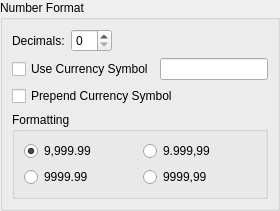
                <widget class="QWidget" name="page_14">
                 <layout class="QVBoxLayout" name="verticalLayout_24">
                  <property name="leftMargin">
                   <number>0</number>
                  </property>
                  <property name="topMargin">
                   <number>0</number>
                  </property>
                  <property name="rightMargin">
                   <number>0</number>
                  </property>
                  <property name="bottomMargin">
                   <number>0</number>
                  </property>
                  <item>
                   <widget class="QGroupBox" name="NumbGroup">
                    <property name="title">
                     <string>Number Format</string>
                    </property>
                    <layout class="QVBoxLayout" name="verticalLayout_25">
                     <item>
                      <layout class="QHBoxLayout" name="horizontalLayout_13">
                       <item>
                        <widget class="QLabel" name="label_23">
                         <property name="text">
                          <string>Decimals:</string>
                         </property>
                        </widget>
                       </item>
                       <item>
                        <widget class="QSpinBox" name="Decim">
                         <property name="minimum">
                          <number>0</number>
                         </property>
                         <property name="maximum">
                          <number>12</number>
                         </property>
                        </widget>
                       </item>
                       <item>
                        <spacer name="horizontalSpacer_4">
                         <property name="orientation">
                          <enum>Qt::Horizontal</enum>
                         </property>
                         <property name="sizeHint" stdset="0">
                          <size>
                           <width>40</width>
                           <height>20</height>
                          </size>
                         </property>
                        </spacer>
                       </item>
                      </layout>
                     </item>
                     <item>
                      <layout class="QHBoxLayout" name="horizontalLayout_14">
                       <item>
                        <widget class="QCheckBox" name="UseCurr">
                         <property name="text">
                          <string>Use Currency Symbol</string>
                         </property>
                        </widget>
                       </item>
                       <item>
                        <widget class="QLineEdit" name="CurSym"/>
                       </item>
                      </layout>
                     </item>
                     <item>
                      <widget class="QCheckBox" name="PreCurr">
                       <property name="text">
                        <string>Prepend Currency Symbol</string>
                       </property>
                      </widget>
                     </item>
                     <item>
                      <widget class="QGroupBox" name="NumGroup2">
                       <property name="title">
                        <string>Formatting</string>
                       </property>
                       <layout class="QGridLayout" name="gridLayout_7">
                        <item row="0" column="0">
                         <widget class="QRadioButton" name="Format0">
                          <property name="text">
                           <string notr="true">9,999.99</string>
                          </property>
                          <property name="checked">
                           <bool>true</bool>
                          </property>
                         </widget>
                        </item>
                        <item row="0" column="1">
                         <widget class="QRadioButton" name="Format2">
                          <property name="text">
                           <string notr="true">9.999,99</string>
                          </property>
                         </widget>
                        </item>
                        <item row="1" column="0">
                         <widget class="QRadioButton" name="Format1">
                          <property name="text">
                           <string notr="true">9999.99</string>
                          </property>
                         </widget>
                        </item>
                        <item row="1" column="1">
                         <widget class="QRadioButton" name="Format3">
                          <property name="text">
                           <string notr="true">9999,99</string>
                          </property>
                         </widget>
                        </item>
                       </layout>
                      </widget>
                     </item>
                    </layout>
                   </widget>
                  </item>
                 </layout>
                </widget>
